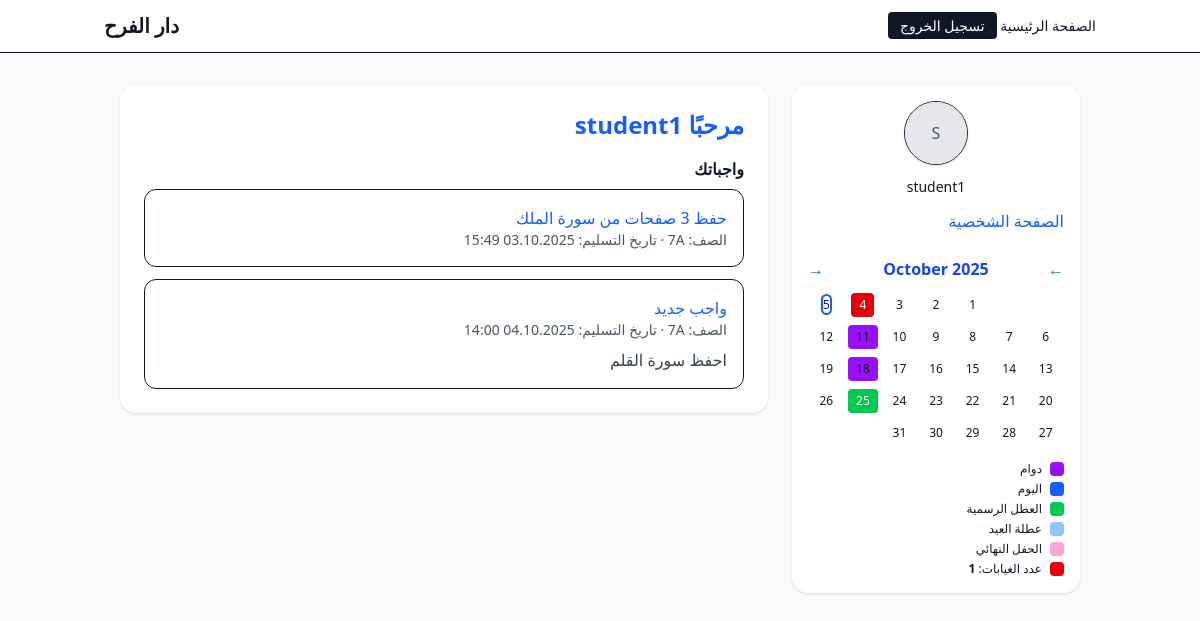
Screenshot of / (signed in) with the database file from the repository.
### core/models.py (models this page shows, shortened)
class Assignment(models.Model):
    classroom = models.ForeignKey(ClassRoom, on_delete=models.CASCADE, related_name="assignments")
    title = models.CharField(max_length=200)
    description = models.TextField(blank=True)
    due_at = models.DateTimeField()
    created_by = models.ForeignKey(User, on_delete=models.CASCADE, related_name="assignments_created")
    created_at = models.DateTimeField(auto_now_add=True)

### core/views.py (the view)
# urls.py: 2. Add a URL to urlpatterns:  path('', views.home, name='home')
def home(request):
    assignments = []
    today = dt.date.today()
    try:
        y = int(request.GET.get("y", today.year))
        m = int(request.GET.get("m", today.month))
    except (TypeError, ValueError):
        y, m = today.year, today.month
    if m < 1:
        y, m = y - 1, 12
    elif m > 12:
        y, m = y + 1, 1
    if request.user.is_authenticated:
        teacher_classes = request.user.classes_as_teacher.all()
        student_classes = request.user.classes_as_student.all()
        if teacher_classes.exists():
            assignments = Assignment.objects.filter(
                classroom__in=teacher_classes
            ).select_related("classroom").order_by("-created_at")[:20]
        elif student_classes.exists():
            assignments = Assignment.objects.filter(
                classroom__in=student_classes
            ).select_related("classroom").order_by("-created_at")[:20]
        else:
            assignments = (Assignment.objects
                           .select_related("classroom")
                           .order_by("-created_at")[:10])
    special_map = {
        d.day: cls
        for d, cls in SPECIAL_DATES.items()
        if d.year == y and d.month == m
    }
    purple_days = {
        d.day for d, cls in SPECIAL_DATES.items()
        if d.year == y and d.month == m and cls == "bg-purple-600"
    }
    absences = set()
    if request.user.is_authenticated:
        month_start = dt.date(y, m, 1)
        next_first = (month_start.replace(day=28) + dt.timedelta(days=4)).replace(day=1)
        absences = {
            a.date.day for a in Absence.objects.filter(
                user=request.user, date__gte=month_start, date__lt=next_first
            )
        }
    absences_count = len(absences)
    (py, pm), (ny, nm) = month_neighbors(y, m)
    weeks = calendar.monthcalendar(y, m)
    absences_total = 0
    if request.user.is_authenticated:
        absences_total = Absence.objects.filter(
            user=request.user,
            date__gte=ACADEMIC_START,
            date__lt=ACADEMIC_END_EXCL,
        ).count()
    ctx = {
        "assignments": assignments,
        "cal_year": y, "cal_month": m, "cal_weeks": weeks,
        "cal_month_name": calendar.month_name[m],
        "cal_prev_y": (dt.date(y, m, 1) - dt.timedelta(days=1)).year,
        "cal_prev_m": (dt.date(y, m, 1) - dt.timedelta(days=1)).month,
        "cal_next_y": ((dt.date(y, m, 28) + dt.timedelta(days=4)).replace(day=1)).year,
        "cal_next_m": ((dt.date(y, m, 28) + dt.timedelta(days=4)).replace(day=1)).month,
        "cal_today": today,
        "special_map": special_map,
        "purple_days": purple_days,
        "absences": absences,
        "absences_total": absences_total,
    }
    return render(request, "core/home.html", ctx)

### core/templatetags/extras.py (called while the page is built)
@register.filter
def dict_get(d, key):
    if not isinstance(d, dict):
        return None
    return d.get(key)

### core/views.py (called while the page is built)
def month_neighbors(year, month):
    first = dt.date(year, month, 1)
    prev_last = first - dt.timedelta(days=1)
    next_first = (first.replace(day=28) + dt.timedelta(days=4)).replace(day=1)
    return (prev_last.year, prev_last.month), (next_first.year, next_first.month)

### templates/core/home.html (shortened to what this page needs)
{% extends "base.html" %}
{% load extras %}
{% block content %}
<div class="mx-auto max-w-6xl px-4">
    <div class="grid gap-6 lg:grid-cols-[minmax(0,1fr)_18rem] items-start">
        <main class="space-y-6">
            <div class="bg-white rounded-2xl shadow p-6" dir="rtl">
                <h2 class="text-2xl font-semibold mb-4 text-blue-600">مرحبًا {{ user.username }}</h2>
                {% if user.is_authenticated %}
                {% if assignments %}
                <h3 class="font-semibold mb-2">واجباتك</h3>
                <ul class="space-y-3">
                    {% for a in assignments %}
                    <li class="p-4 border rounded-xl" dir="rtl">
                        <div class="font-medium">
                            <a class="text-blue-600 hover:underline" href="{% url 'assignment_detail' a.id %}">
                                {{ a.title }}
                            </a>
                        </div>
                        <div class="text-sm text-gray-600">
                            الصف: {{ a.classroom.name }} · تاريخ التسليم: {{ a.due_at|date:"d.m.Y H:i" }}
                        </div>
                        {% if a.description %}<p class="mt-2 text-gray-700">{{ a.description }}</p>{% endif %}
                    </li>
                    {% endfor %}
                </ul>
                {% else %}
                <p class="text-gray-600">لا توجد واجبات (ربما لم يتم تعيينك إلى صف بعد).</p>
                {% endif %}
                {% else %}
                <p class="text-gray-600">2025/2026</p>
                {% endif %}
            </div>
        </main>
        {% if request.user.is_authenticated %}
        <aside class="bg-white rounded-2xl shadow p-4 lg:sticky lg:top-20 max-h-[80vh] overflow-auto w-full" dir="rtl">
            <ul class="space-y-3">
                <li>
                    <form method="post" action="{% url 'profile' %}" enctype="multipart/form-data" class="text-center">
                        <label for="avatarInput"
                            class="block w-16 h-16 mx-auto rounded-full overflow-hidden border shadow cursor-pointer">
                            {% if request.user.profile.avatar %}
                            <img src="{{ request.user.profile.avatar.url }}" class="w-full h-full object-cover"
                                alt="avatar">
                            {% else %}
                            <div class="w-full h-full grid place-items-center bg-gray-200 text-gray-600">
                                {{ request.user.username|first|upper }}
                            </div>
                            {% endif %}
                        </label>
                    </form>
                </li>
                <li>
                    <p class="mt-3 text-center text-sm">{{ request.user.username }}</p>
                </li>
                <li><a href="{% url 'profile' %}" class="text-blue-600 hover:underline">الصفحة الشخصية</a></li>
                <li class="mt-6">
                    <div class="flex justify-between items-center mb-2">
                        <a href="?y={{ cal_prev_y }}&m={{ cal_prev_m }}" class="text-blue-600">&larr;</a>
                        <span class="font-semibold text-blue-700">{{ cal_month_name }} {{ cal_year }}</span>
                        <a href="?y={{ cal_next_y }}&m={{ cal_next_m }}" class="text-blue-600">&rarr;</a>
                    </div>
                    <table class="w-full text-center text-xs">
                        <tbody>
                            {% for week in cal_weeks %}
                            <tr>
                                {% for day in week %}
                                {% if day == 0 %}
                                <td class="py-1"></td>
                                {% else %}
                                <td class="py-1">
                                    <button type="button" class="cal-day px-2 py-1 rounded
                     {% if day in absences %} bg-red-600 text-white is-absent
                     {% elif special_map|dict_get:day %} {{ special_map|dict_get:day }}
                     {% endif %}
                     {% if day in purple_days and day not in absences %} is-purple{% endif %}"
                                        data-date="{{ cal_year }}-{{ cal_month|stringformat:'02d' }}-{{ day|stringformat:'02d' }}"
                                        {% if day not in purple_days or day in absences %}disabled{% endif %}>
                                        <span
                                            class="{% if day == cal_today.day and cal_month == cal_today.month and cal_year == cal_today.year %} ring-2 ring-blue-600 rounded {% endif %}">
                                            {{ day }}
                                        </span>
                                    </button>
                                </td>
                                {% endif %}
                                {% endfor %}
                            </tr>
                            {% endfor %}
                        </tbody>
                    </table>
                    <div class="mt-3 space-y-1 text-xs" dir="rtl">
                        <div class="flex items-center gap-2">
                            <span class="inline-block w-3.5 h-3.5 rounded bg-purple-600"></span>
                            <span>دوام</span>
                        </div>
                        <div class="flex items-center gap-2">
                            <span class="inline-block w-3.5 h-3.5 rounded bg-blue-600"></span>
                            <span>اليوم</span>
                        </div>
                        <div class="flex items-center gap-2">
                            <span class="inline-block w-3.5 h-3.5 rounded bg-green-500"></span>
                            <span>العطل الرسمية</span>
                        </div>
                        <div class="flex items-center gap-2">
                            <span class="inline-block w-3.5 h-3.5 rounded bg-blue-300 text-gray-900"></span>
                            <span>عطلة العيد</span>
                        </div>
                        <div class="flex items-center gap-2">
                            <span class="inline-block w-3.5 h-3.5 rounded bg-pink-300 text-gray-900"></span>
                            <span>الحفل النهائي</span>
                        </div>
                        <div class="flex items-center gap-2">
                            <span class="inline-block w-3.5 h-3.5 rounded bg-red-600"></span>
                            <span>عدد الغيابات: <b id="absencesCount">{{ absences_total }}</b></span>
                        </div>
                    </div>
                </li>
            </ul>
        </aside>
        {% endif %}
    </div>
</div>
{% endblock %}

### rows the page displays
Assignment: title "حفظ 3 صفحات من سورة الملك", due_at "03.10.2025 15:49"
Assignment: title "واجب جديد", due_at "04.10.2025 14:00", description "احفظ سورة القلم"

### other values shown
{{ user.username }} "student1"
{{ request.user.username|first|upper }} "S"
{{ request.user.username }} "student1"
{{ cal_month_name }} "October"
{{ cal_year }} "2025"
{{ day }} "1" "2" "3" "4" "5" "6" "7" "8" "9" "10" "11" "12" "13" "14" "15" "16" "17" "18" "19" "20" "21" "22" "23" "24" "25" "26" "27" "28" "29" "30" "31"
{{ absences_total }} "1"
